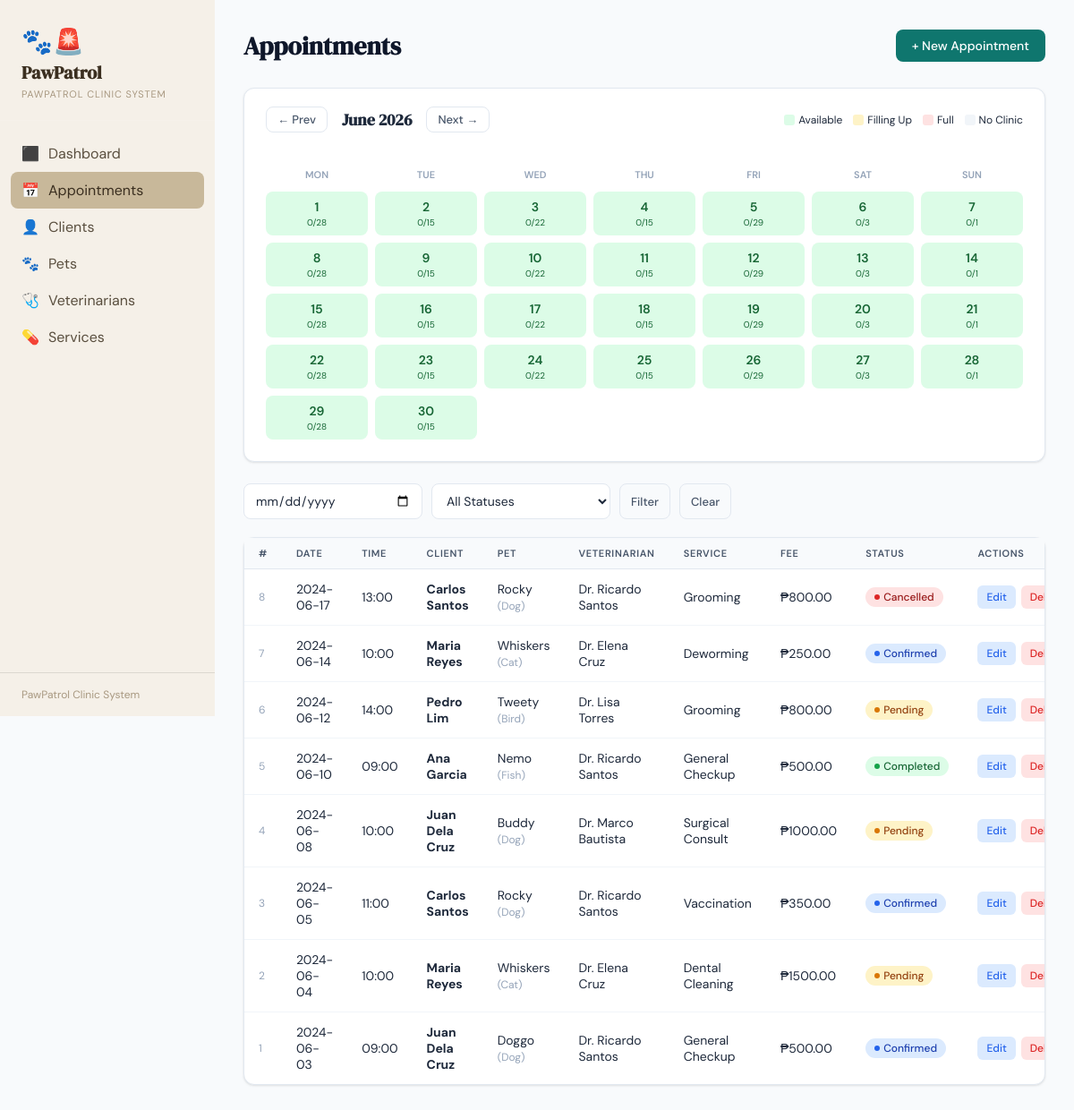
Before: /appointments with the older database file.
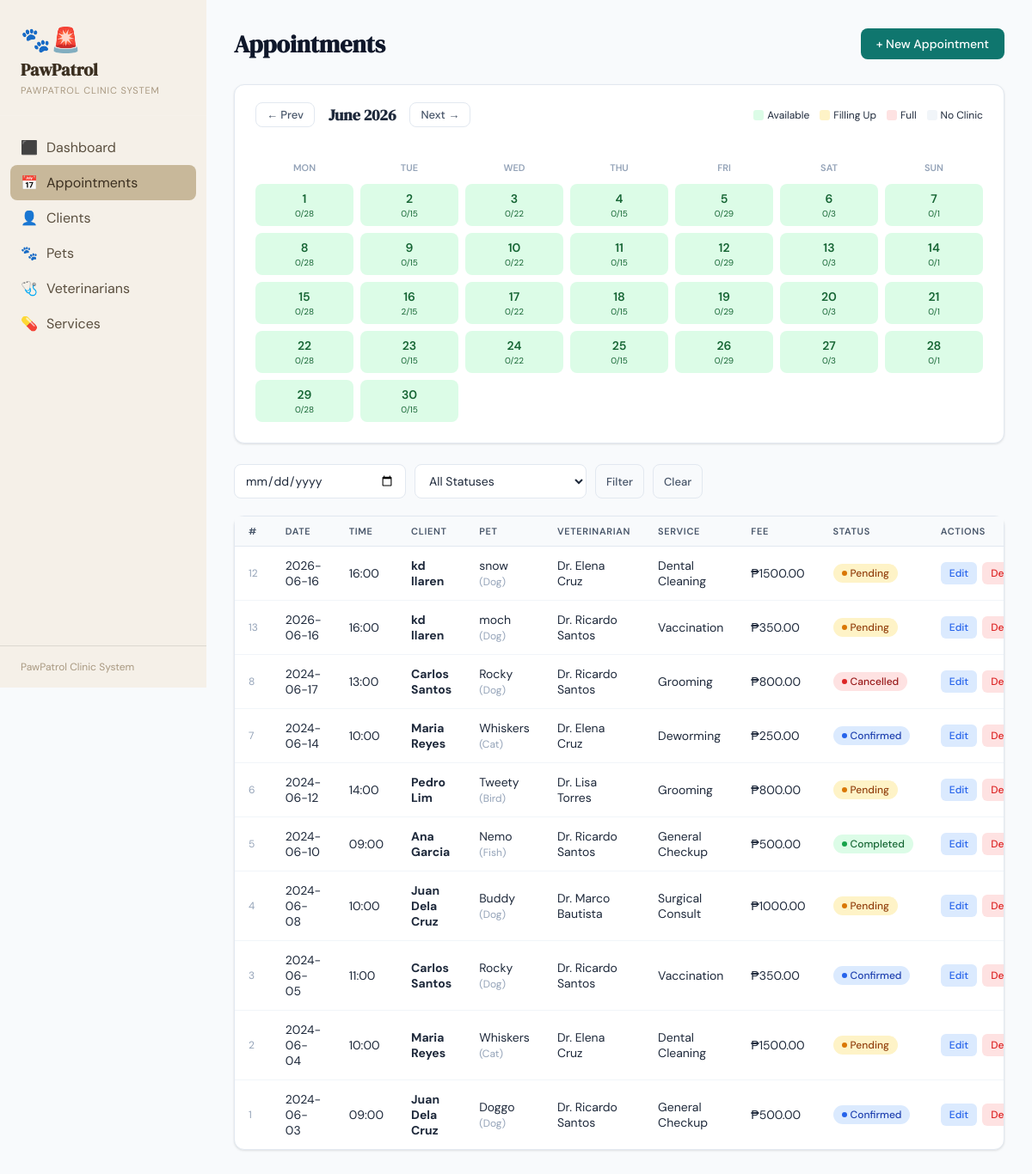
After: the same page with the newer database file.
### tables this page shows
CREATE TABLE APPOINTMENT (
            appointment_id   INTEGER PRIMARY KEY AUTOINCREMENT,
            client_id        INTEGER NOT NULL,
            pet_id           INTEGER NOT NULL,
            vet_id           INTEGER NOT NULL,
            service_id       INTEGER NOT NULL,
            appointment_date TEXT NOT NULL,
            appointment_time TEXT NOT NULL,
            status           TEXT DEFAULT 'Pending',
            notes            TEXT,
            created_at       TEXT DEFAULT (datetime('now')),
            FOREIGN KEY (client_id)  REFERENCES CLIENT(client_id),
            FOREIGN KEY (pet_id)     REFERENCES PET(pet_id),
            FOREIGN KEY (vet_id)     REFERENCES VETERINARIAN(vet_id),
            FOREIGN KEY (service_id) REFERENCES SERVICE(service_id),
            UNIQUE (vet_id, appointment_date, appointment_time)
        );

CREATE TABLE PET (
            pet_id    INTEGER PRIMARY KEY AUTOINCREMENT,
            client_id INTEGER NOT NULL,
            pet_name  TEXT NOT NULL,
            species   TEXT NOT NULL,
            breed     TEXT,
            age       INTEGER,
            weight_kg REAL,
            FOREIGN KEY (client_id) REFERENCES CLIENT(client_id) ON DELETE CASCADE
        );

CREATE TABLE SERVICE (
            service_id       INTEGER PRIMARY KEY AUTOINCREMENT,
            service_name     TEXT NOT NULL,
            description      TEXT,
            duration_minutes INTEGER NOT NULL,
            price            REAL NOT NULL
        );

### app.py (the view)
@app.route("/appointments")
def appointments():
    db = get_db()
    status_filter = request.args.get("status", "")
    date_filter   = request.args.get("date", "")
    month_str     = request.args.get("month", date.today().strftime("%Y-%m"))
    from calendar import monthrange
    year, month = map(int, month_str.split("-"))
    days_in_month = monthrange(year, month)[1]
    appt_counts = {}
    rows = db.execute("""
        SELECT appointment_date, COUNT(*) as cnt
        FROM APPOINTMENT
        WHERE strftime('%Y-%m', appointment_date) = ?
        AND vet_id NOT IN (5, 9)
        GROUP BY appointment_date
    """, (month_str,)).fetchall()
    for r in rows:
        appt_counts[r["appointment_date"]] = r["cnt"]
    day_map = {"MON":0,"TUE":1,"WED":2,"THU":3,"FRI":4,"SAT":5,"SUN":6}
    import calendar
    vet_schedules = db.execute("""
        SELECT vs.day_of_week, vs.vet_id, vs.start_time, vs.end_time
        FROM VET_SCHEDULE vs
        WHERE vs.vet_id NOT IN (5, 9)
    """).fetchall()
    def calc_slots(start, end):
        from datetime import datetime
        fmt = "%H:%M"
        s = datetime.strptime(start, fmt)
        e = datetime.strptime(end, fmt)
        mins = (e - s).seconds // 60
        working_mins = max(0, mins - 60)
        return max(0, working_mins // 60)
    vets_per_dow = {}
    for s in vet_schedules:
        dow = s["day_of_week"]
        slots = calc_slots(s["start_time"], s["end_time"])
        vets_per_dow[dow] = vets_per_dow.get(dow, 0) + slots
    for dow in ["SAT","SUN"]:
        if vets_per_dow.get(dow, 0) == 0:
            vets_per_dow[dow] = 1
    cal_days = []
    for day in range(1, days_in_month + 1):
        d = date(year, month, day)
        dow = ["MON","TUE","WED","THU","FRI","SAT","SUN"][d.weekday()]
        date_str = d.isoformat()
        booked = appt_counts.get(date_str, 0)
        total_slots = vets_per_dow.get(dow, 0)
        if total_slots == 0:
            status = "none"
        elif booked >= total_slots:
            status = "full"
        elif booked >= total_slots * 0.5:
            status = "filling"
        else:
            status = "available"
        cal_days.append({
            "day": day,
            "date": date_str,
            "booked": booked,
            "total": total_slots,
            "status": status,
            "dow": dow
        })
    first_dow = date(year, month, 1).weekday()  # 0=Mon
    q = """
        SELECT a.appointment_id, a.appointment_date, a.appointment_time,
               c.first_name||' '||c.last_name AS client_name,
               p.pet_name, p.species,
               v.first_name||' '||v.last_name AS vet_name,
               s.service_name, s.price, a.status, a.notes
        FROM APPOINTMENT a
        JOIN CLIENT c ON a.client_id=c.client_id
        JOIN PET p ON a.pet_id=p.pet_id
        JOIN VETERINARIAN v ON a.vet_id=v.vet_id
        JOIN SERVICE s ON a.service_id=s.service_id
        WHERE 1=1
    """
    params = []
    if status_filter:
        q += " AND a.status=?"; params.append(status_filter)
    if date_filter:
        q += " AND a.appointment_date=?"; params.append(date_filter)
    q += " ORDER BY a.appointment_date DESC, a.appointment_time"
    rows = db.execute(q, params).fetchall()
    return render_template("appointments.html", appointments=rows,
                           status_filter=status_filter, date_filter=date_filter,
                           cal_days=cal_days, month_str=month_str,
                           first_dow=first_dow,
                           month_label=date(year, month, 1).strftime("%B %Y"))

### app.py (called while the page is built)
def get_db():
    conn = sqlite3.connect(DB)
    conn.row_factory = sqlite3.Row
    conn.execute("PRAGMA foreign_keys = ON")
    return conn

@app.template_filter('prev_month')
def prev_month_filter(month_str):
    year, month = map(int, month_str.split("-"))
    month -= 1
    if month == 0:
        month = 12
        year -= 1
    return f"{year}-{month:02d}"

@app.template_filter('next_month')
def next_month_filter(month_str):
    year, month = map(int, month_str.split("-"))
    month += 1
    if month == 13:
        month = 1
        year += 1
    return f"{year}-{month:02d}"

### templates/appointments.html (shortened to what this page needs)
{% extends "base.html" %}
{% block content %}
<div class="page-header-row">
  <h2>Appointments</h2>
  <a href="{{ url_for('new_appointment') }}" class="btn btn-primary">+ New Appointment</a>
</div>
<div class="card" style="margin-bottom:24px">
  <div class="card-header" style="padding:20px 24px">
    <div style="display:flex;align-items:center;gap:16px">
      <a href="{{ url_for('appointments', month=(month_str | prev_month)) }}" class="btn btn-ghost btn-sm">← Prev</a>
      <h3 style="font-size:18px;font-family:'DM Serif Display',serif">{{ month_label }}</h3>
      <a href="{{ url_for('appointments', month=(month_str | next_month)) }}" class="btn btn-ghost btn-sm">Next →</a>
    </div>
    <div style="display:flex;gap:12px;font-size:12px;align-items:center">
      <span style="display:flex;align-items:center;gap:4px"><span style="width:12px;height:12px;border-radius:3px;background:#dcfce7;display:inline-block"></span> Available</span>
      <span style="display:flex;align-items:center;gap:4px"><span style="width:12px;height:12px;border-radius:3px;background:#fef3c7;display:inline-block"></span> Filling Up</span>
      <span style="display:flex;align-items:center;gap:4px"><span style="width:12px;height:12px;border-radius:3px;background:#fee2e2;display:inline-block"></span> Full</span>
      <span style="display:flex;align-items:center;gap:4px"><span style="width:12px;height:12px;border-radius:3px;background:#f1f5f9;display:inline-block"></span> No Clinic</span>
    </div>
  </div>
  <div style="padding:16px 24px 24px">
    <div style="display:grid;grid-template-columns:repeat(7,1fr);gap:8px;margin-bottom:8px">
      {% for d in ['Mon','Tue','Wed','Thu','Fri','Sat','Sun'] %}
      <div style="text-align:center;font-size:11px;font-weight:600;color:var(--gray-400);text-transform:uppercase;padding:4px">{{ d }}</div>
      {% endfor %}
    </div>
    <div style="display:grid;grid-template-columns:repeat(7,1fr);gap:8px">
      {% for d in cal_days %}
        {% if d.status == 'available' %}
          {% set bg = '#dcfce7' %}{% set col = '#166534' %}
        {% elif d.status == 'filling' %}
          {% set bg = '#fef3c7' %}{% set col = '#92400e' %}
        {% elif d.status == 'full' %}
          {% set bg = '#fee2e2' %}{% set col = '#991b1b' %}
        {% else %}
          {% set bg = '#f1f5f9' %}{% set col = '#94a3b8' %}
        {% endif %}
        <a href="{{ url_for('appointments', date=d.date, month=month_str) }}"
           style="background:{{ bg }};color:{{ col }};border-radius:8px;padding:8px 6px;text-align:center;text-decoration:none;display:block;
           {% if date_filter == d.date %}outline:2px solid {{ col }};{% endif %}">
          <div style="font-size:14px;font-weight:600">{{ d.day }}</div>
          {% if d.status != 'none' %}
          <div style="font-size:10px;margin-top:2px">{{ d.booked }}/{{ d.total }}</div>
          {% else %}
          <div style="font-size:10px;margin-top:2px">—</div>
          {% endif %}
        </a>
      {% endfor %}
    </div>
  </div>
</div>
<form method="GET" class="filter-bar">
  <input type="date" name="date" value="{{ date_filter }}" placeholder="Filter by date">
  <select name="status">
    <option value="">All Statuses</option>
  </select>
  <button type="submit" class="btn btn-ghost btn-sm">Filter</button>
  <a href="{{ url_for('appointments', month=month_str) }}" class="btn btn-ghost btn-sm">Clear</a>
</form>
<div class="card">
  <div class="table-wrap">
    <table>
      <thead><tr>
        <th>#</th><th>Date</th><th>Time</th><th>Client</th><th>Pet</th>
        <th>Veterinarian</th><th>Service</th><th>Fee</th><th>Status</th><th>Actions</th>
      </tr></thead>
      <tbody>
      {% for a in appointments %}
      <tr>
        <td style="color:var(--gray-400);font-size:12px">{{ a.appointment_id }}</td>
        <td>{{ a.appointment_date }}</td>
        <td>{{ a.appointment_time }}</td>
        <td><b>{{ a.client_name }}</b></td>
        <td>{{ a.pet_name }} <span style="color:var(--gray-400);font-size:12px">({{ a.species }})</span></td>
        <td>Dr. {{ a.vet_name }}</td>
        <td>{{ a.service_name }}</td>
        <td>₱{{ "%.2f"|format(a.price) }}</td>
        <td><span class="badge {{ a.status|lower }}">{{ a.status }}</span></td>
        <td>
          <div class="actions">
            <a href="{{ url_for('edit_appointment', id=a.appointment_id) }}" class="action-btn action-edit">Edit</a>
            <button class="action-btn action-del" onclick="confirmDelete({{ a.appointment_id }})">Delete</button>
          </div>
        </td>
      </tr>
      {% else %}
      <tr><td colspan="10" style="text-align:center;color:var(--gray-400);padding:40px">No appointments found.</td></tr>
      {% endfor %}
      </tbody>
    </table>
  </div>
</div>
{% endblock %}

### templates/base.html (shortened to what this page needs)
<!DOCTYPE html>
<html lang="en">
<head>
</head>
<body>
<aside class="sidebar">
  <div class="sidebar-logo">
    <div class="paw">🐾🚨</div>
    <h1>PawPatrol</h1>
    <span>PawPatrol Clinic System</span>
  </div>
  <nav>
    <a href="{{ url_for('dashboard') }}"    class="{% if request.endpoint=='dashboard' %}active{% endif %}"><span class="icon">⬛</span> Dashboard</a>
    <a href="{{ url_for('appointments') }}" class="{% if 'appointment' in request.endpoint %}active{% endif %}"><span class="icon">📅</span> Appointments</a>
    <a href="{{ url_for('clients') }}"      class="{% if 'client' in request.endpoint %}active{% endif %}"><span class="icon">👤</span> Clients</a>
    <a href="{{ url_for('pets') }}"         class="{% if 'pet' in request.endpoint %}active{% endif %}"><span class="icon">🐾</span> Pets</a>
    <a href="{{ url_for('vets') }}"         class="{% if request.endpoint=='vets' %}active{% endif %}"><span class="icon">🩺</span> Veterinarians</a>
    <a href="{{ url_for('services') }}"     class="{% if request.endpoint=='services' %}active{% endif %}"><span class="icon">💊</span> Services</a>
  </nav>
  <div class="sidebar-footer">PawPatrol Clinic System</div>
</aside>
<main class="main">
  {% block content %}{% endblock %}
</main>
</body>
</html>

### templates/base.html (style rules this page uses)
:root { --teal: #0f766e; --teal-l: #14b8a6; --teal-xl: #ccfbf1; --amber: #d97706; --amber-l: #fef3c7; --red: #dc2626; --red-l: #fee2e2; --green: #16a34a; --green-l: #dcfce7; --blue: #2563eb; --blue-l: #dbeafe; --gray-50: #f8fafc; --gray-100:#f1f5f9; --gray-200:#e2e8f0; --gray-400:#94a3b8; --gray-600:#475569; --gray-800:#1e293b; --gray-900:#0f172a; --white: #ffffff; --shadow: 0 1px 3px rgba(0,0,0,.08), 0 1px 2px rgba(0,0,0,.04); --shadow-md: 0 4px 6px -1px rgba(0,0,0,.07), 0 2px 4px -2px rgba(0,0,0,.04); --radius: 12px; }
*,*::before,*::after { box-sizing:border-box;margin:0;padding:0 }
body { font-family:'DM Sans',sans-serif;background:var(--gray-50);color:var(--gray-800);min-height:100vh;display:flex }
.sidebar { width:240px;min-height:100vh;background: #f5f0e8;display:flex;flex-direction:column;position:fixed;top:0;left:0;z-index:100 }
.sidebar-logo { padding:28px 24px 20px;border-bottom:1px solid rgba(255,255,255,.07) }
.sidebar-logo .paw { font-size:28px;margin-bottom:4px }
.sidebar-logo h1 { font-family:'DM Serif Display',serif;font-size:20px;color:#3b2f20;line-height:1.2 }
.sidebar-logo span { font-size:11px;color:#a89880;letter-spacing:.08em;text-transform:uppercase;text-decoration:none }
nav { flex:1;padding:16px 12px }
nav a { display:flex;align-items:center;gap:10px;padding:10px 12px;border-radius:8px;color:#5a4f3f;text-decoration:none; }
nav a.active { background:#c8b89a;color:#3b2f20 }
nav a .icon { font-size:16px;width:20px;text-align:center }
.sidebar-footer { padding:16px 24px;border-top:1px solid rgba(0,0,0,.1);font-size:12px;color:#a89880 }
.main { margin-left:240px;flex:1;padding:32px;max-width:1200px;width:calc(100% - 240px) }
.page-header-row { display:flex;align-items:center;justify-content:space-between;margin-bottom:28px }
.page-header-row h2 { font-family:'DM Serif Display',serif;font-size:28px;color:var(--gray-900) }
.card { background:var(--white);border-radius:var(--radius);box-shadow:var(--shadow);border:1px solid var(--gray-200);overflow:visible }
.card-header { padding:20px 24px 0;display:flex;align-items:center;justify-content:space-between }
.card-header h3 { font-size:15px;font-weight:600;color:var(--gray-800) }
.table-wrap { overflow-x:auto }
table { width:100%;border-collapse:collapse }
th { text-align:left;font-size:11px;font-weight:600;text-transform:uppercase;letter-spacing:.06em;color:var(--gray-600);padding:10px 16px;background:var(--gray-50);border-bottom:1px solid var(--gray-200) }
td { padding:13px 16px;border-bottom:1px solid var(--gray-100);font-size:14px;vertical-align:middle }
tr:last-child td { border-bottom:none }
.badge { display:inline-flex;align-items:center;gap:4px;padding:3px 10px;border-radius:999px;font-size:12px;font-weight:500 }
.badge::before { content:'';width:6px;height:6px;border-radius:50% }
.badge.pending { background:var(--amber-l);color:#92400e }
.badge.pending::before { background:var(--amber) }
.badge.confirmed { background:var(--blue-l);color:#1e40af }
.badge.confirmed::before { background:var(--blue) }
.badge.completed { background:var(--green-l);color:#166534 }
.badge.completed::before { background:var(--green) }
.badge.cancelled { background:var(--red-l);color:#991b1b }
.badge.cancelled::before { background:var(--red) }
.btn { display:inline-flex;align-items:center;gap:6px;padding:9px 18px;border-radius:8px;font-size:14px;font-weight:500;cursor:pointer;border:none;text-decoration:none;transition:all .15s;font-family:'DM Sans',sans-serif }
.btn-primary { background:var(--teal);color:var(--white) }
.btn-ghost { background:transparent;color:var(--gray-600);border:1px solid var(--gray-200) }
.btn-sm { padding:5px 12px;font-size:13px }
input,select,textarea { padding:9px 12px;border:1px solid var(--gray-200);border-radius:8px;font-size:14px;font-family:'DM Sans',sans-serif;color:var(--gray-800);background:var(--white);transition:border .15s;width:100% }
.filter-bar { display:flex;gap:10px;margin-bottom:20px;flex-wrap:wrap }
.filter-bar input,.filter-bar select { width:auto;flex:1;min-width:140px;max-width:200px }
.actions { display:flex;gap:6px }
.action-btn { padding:5px 10px;border-radius:6px;font-size:12px;font-weight:500;cursor:pointer;border:none;text-decoration:none;transition:all .15s;font-family:'DM Sans',sans-serif }
.action-edit { background:var(--blue-l);color:var(--blue) }
.action-del { background:var(--red-l);color:var(--red) }

Changed rows visible on the page:
added APPOINTMENT: appointment_id "12", appointment_date "2026-06-16", appointment_time "16:00", client_name "kd llaren", pet_name "snow", species "Dog", vet_name "Elena Cruz", service_name "Dental Cleaning", {{ "%.2f"|format(a.price) }} "1500.00", status "Pending"
added APPOINTMENT: appointment_id "13", appointment_date "2026-06-16", appointment_time "16:00", client_name "kd llaren", pet_name "moch", species "Dog", vet_name "Ricardo Santos", service_name "Vaccination", {{ "%.2f"|format(a.price) }} "350.00", status "Pending"
Other visible differences:
new list line: "16 2 / 15"
list line gone: "16 0 / 15"
